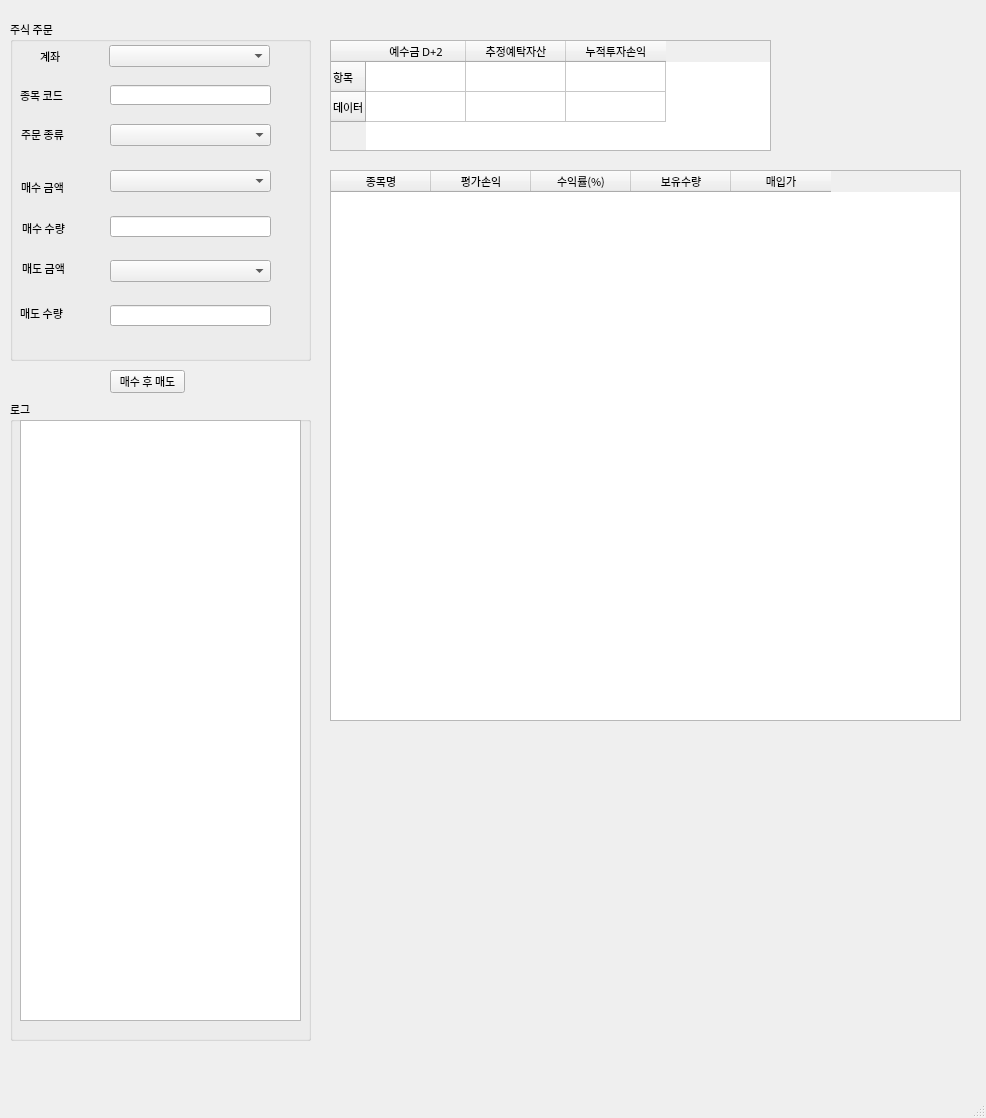
<?xml version="1.0" encoding="UTF-8"?>
<ui version="4.0">
 <class>MainWindow</class>
 <widget class="QMainWindow" name="MainWindow">
  <property name="geometry">
   <rect>
    <x>0</x>
    <y>0</y>
    <width>986</width>
    <height>1118</height>
   </rect>
  </property>
  <property name="font">
   <font>
    <family>나눔고딕</family>
    <pointsize>8</pointsize>
   </font>
  </property>
  <property name="windowTitle">
   <string>Gruma One v0.1</string>
  </property>
  <property name="windowIcon">
   <iconset>
    <normaloff>stock.png</normaloff>stock.png</iconset>
  </property>
  <widget class="QWidget" name="centralwidget">
   <widget class="QGroupBox" name="groupBox">
    <property name="geometry">
     <rect>
      <x>10</x>
      <y>20</y>
      <width>301</width>
      <height>341</height>
     </rect>
    </property>
    <property name="title">
     <string>주식 주문</string>
    </property>
    <widget class="QLabel" name="label">
     <property name="geometry">
      <rect>
       <x>30</x>
       <y>30</y>
       <width>56</width>
       <height>12</height>
      </rect>
     </property>
     <property name="text">
      <string>계좌</string>
     </property>
    </widget>
    <widget class="QComboBox" name="accountComboBox">
     <property name="geometry">
      <rect>
       <x>99</x>
       <y>25</y>
       <width>161</width>
       <height>22</height>
      </rect>
     </property>
    </widget>
    <widget class="QLabel" name="label_2">
     <property name="geometry">
      <rect>
       <x>10</x>
       <y>67</y>
       <width>51</width>
       <height>16</height>
      </rect>
     </property>
     <property name="font">
      <font>
       <pointsize>8</pointsize>
      </font>
     </property>
     <property name="text">
      <string>종목 코드</string>
     </property>
    </widget>
    <widget class="QLineEdit" name="stockCode">
     <property name="geometry">
      <rect>
       <x>100</x>
       <y>65</y>
       <width>161</width>
       <height>20</height>
      </rect>
     </property>
    </widget>
    <widget class="QLabel" name="label_3">
     <property name="geometry">
      <rect>
       <x>11</x>
       <y>104</y>
       <width>61</width>
       <height>21</height>
      </rect>
     </property>
     <property name="font">
      <font>
       <pointsize>8</pointsize>
      </font>
     </property>
     <property name="text">
      <string>주문 종류</string>
     </property>
    </widget>
    <widget class="QComboBox" name="orderType">
     <property name="geometry">
      <rect>
       <x>100</x>
       <y>104</y>
       <width>161</width>
       <height>22</height>
      </rect>
     </property>
    </widget>
    <widget class="QLabel" name="label_4">
     <property name="geometry">
      <rect>
       <x>11</x>
       <y>159</y>
       <width>51</width>
       <height>16</height>
      </rect>
     </property>
     <property name="text">
      <string>매수 금액</string>
     </property>
    </widget>
    <widget class="QLabel" name="label_5">
     <property name="geometry">
      <rect>
       <x>12</x>
       <y>198</y>
       <width>56</width>
       <height>21</height>
      </rect>
     </property>
     <property name="text">
      <string>매수 수량</string>
     </property>
    </widget>
    <widget class="QLabel" name="label_6">
     <property name="geometry">
      <rect>
       <x>12</x>
       <y>240</y>
       <width>56</width>
       <height>16</height>
      </rect>
     </property>
     <property name="text">
      <string>매도 금액</string>
     </property>
    </widget>
    <widget class="QLabel" name="label_7">
     <property name="geometry">
      <rect>
       <x>10</x>
       <y>285</y>
       <width>56</width>
       <height>16</height>
      </rect>
     </property>
     <property name="text">
      <string>매도 수량</string>
     </property>
    </widget>
    <widget class="QLineEdit" name="buyAmount">
     <property name="geometry">
      <rect>
       <x>100</x>
       <y>196</y>
       <width>161</width>
       <height>21</height>
      </rect>
     </property>
    </widget>
    <widget class="QLineEdit" name="sellAmount">
     <property name="geometry">
      <rect>
       <x>100</x>
       <y>285</y>
       <width>161</width>
       <height>21</height>
      </rect>
     </property>
    </widget>
    <widget class="QComboBox" name="buyPrice">
     <property name="geometry">
      <rect>
       <x>100</x>
       <y>150</y>
       <width>161</width>
       <height>22</height>
      </rect>
     </property>
    </widget>
    <widget class="QComboBox" name="sellPrice">
     <property name="geometry">
      <rect>
       <x>100</x>
       <y>240</y>
       <width>161</width>
       <height>22</height>
      </rect>
     </property>
    </widget>
   </widget>
   <widget class="QPushButton" name="buyButton">
    <property name="geometry">
     <rect>
      <x>110</x>
      <y>370</y>
      <width>75</width>
      <height>23</height>
     </rect>
    </property>
    <property name="text">
     <string>매수 후 매도</string>
    </property>
   </widget>
   <widget class="QGroupBox" name="groupBox_2">
    <property name="geometry">
     <rect>
      <x>10</x>
      <y>400</y>
      <width>301</width>
      <height>641</height>
     </rect>
    </property>
    <property name="title">
     <string>로그</string>
    </property>
    <widget class="QTextEdit" name="logTextEdit">
     <property name="geometry">
      <rect>
       <x>10</x>
       <y>20</y>
       <width>281</width>
       <height>601</height>
      </rect>
     </property>
    </widget>
   </widget>
   <widget class="QTableWidget" name="accountBalance">
    <property name="geometry">
     <rect>
      <x>330</x>
      <y>40</y>
      <width>441</width>
      <height>111</height>
     </rect>
    </property>
    <row>
     <property name="text">
      <string>항목</string>
     </property>
    </row>
    <row>
     <property name="text">
      <string>데이터</string>
     </property>
    </row>
    <column>
     <property name="text">
      <string>예수금 D+2</string>
     </property>
    </column>
    <column>
     <property name="text">
      <string>추정예탁자산</string>
     </property>
    </column>
    <column>
     <property name="text">
      <string>누적투자손익</string>
     </property>
    </column>
   </widget>
   <widget class="QTableWidget" name="accountStocks">
    <property name="geometry">
     <rect>
      <x>330</x>
      <y>170</y>
      <width>631</width>
      <height>551</height>
     </rect>
    </property>
    <column>
     <property name="text">
      <string>종목명</string>
     </property>
    </column>
    <column>
     <property name="text">
      <string>평가손익</string>
     </property>
    </column>
    <column>
     <property name="text">
      <string>수익률(%)</string>
     </property>
    </column>
    <column>
     <property name="text">
      <string>보유수량</string>
     </property>
    </column>
    <column>
     <property name="text">
      <string>매입가</string>
     </property>
    </column>
   </widget>
  </widget>
  <widget class="QMenuBar" name="menubar">
   <property name="geometry">
    <rect>
     <x>0</x>
     <y>0</y>
     <width>986</width>
     <height>26</height>
    </rect>
   </property>
  </widget>
  <widget class="QStatusBar" name="statusbar"/>
 </widget>
 <resources/>
 <connections/>
</ui>
